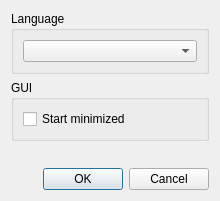
<?xml version="1.0" encoding="UTF-8"?>
<ui version="4.0">
 <class>DialogGUISettings</class>
 <widget class="QDialog" name="DialogGUISettings">
  <property name="geometry">
   <rect>
    <x>0</x>
    <y>0</y>
    <width>220</width>
    <height>201</height>
   </rect>
  </property>
  <property name="windowTitle">
   <string>GUI settings</string>
  </property>
  <layout class="QGridLayout" name="gridLayout_2">
   <item row="3" column="0">
    <widget class="QDialogButtonBox" name="buttonBox">
     <property name="orientation">
      <enum>Qt::Horizontal</enum>
     </property>
     <property name="standardButtons">
      <set>QDialogButtonBox::Cancel|QDialogButtonBox::Ok</set>
     </property>
    </widget>
   </item>
   <item row="0" column="0">
    <widget class="QGroupBox" name="groupBox">
     <property name="title">
      <string>Language</string>
     </property>
     <layout class="QGridLayout" name="gridLayout">
      <item row="0" column="0">
       <widget class="QComboBox" name="comboBoxLanguage"/>
      </item>
     </layout>
    </widget>
   </item>
   <item row="1" column="0">
    <widget class="QGroupBox" name="groupBox_2">
     <property name="title">
      <string>GUI</string>
     </property>
     <layout class="QGridLayout" name="gridLayout_3">
      <item row="0" column="0">
       <widget class="QCheckBox" name="checkBoxStartMinimized">
        <property name="text">
         <string>Start minimized</string>
        </property>
       </widget>
      </item>
     </layout>
    </widget>
   </item>
   <item row="2" column="0">
    <spacer name="verticalSpacer">
     <property name="orientation">
      <enum>Qt::Vertical</enum>
     </property>
     <property name="sizeHint" stdset="0">
      <size>
       <width>20</width>
       <height>40</height>
      </size>
     </property>
    </spacer>
   </item>
  </layout>
 </widget>
 <resources/>
 <connections>
  <connection>
   <sender>buttonBox</sender>
   <signal>accepted()</signal>
   <receiver>DialogGUISettings</receiver>
   <slot>accept()</slot>
   <hints>
    <hint type="sourcelabel">
     <x>248</x>
     <y>254</y>
    </hint>
    <hint type="destinationlabel">
     <x>157</x>
     <y>274</y>
    </hint>
   </hints>
  </connection>
  <connection>
   <sender>buttonBox</sender>
   <signal>rejected()</signal>
   <receiver>DialogGUISettings</receiver>
   <slot>reject()</slot>
   <hints>
    <hint type="sourcelabel">
     <x>316</x>
     <y>260</y>
    </hint>
    <hint type="destinationlabel">
     <x>286</x>
     <y>274</y>
    </hint>
   </hints>
  </connection>
 </connections>
</ui>
